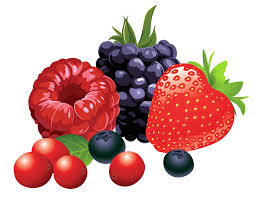
//> input picture cpp/fruits.jpeg, 256 x 197 px
$ ./firstcv   (built with g++ and OpenCV 4)
//> lines starting //> are read from the running program, lines starting //| are printed output that depends on the picture; after the words box and inside, x2 and y2 are one past the last pixel; in counts of white or black regions, pixels touching at a corner belong together
//> further down, img is the input picture: 197 rows x 256 cols, CV_8UC3; mean B, G, R 163.2, 166.3, 208.9
#include "opencv2/highgui/highgui.hpp"
#include "opencv2/imgproc/imgproc.hpp"
#include "opencv2/core/core.hpp"
#include <iostream>
using namespace cv;
using namespace std;

Mat img;
void update_imgb(int t,void *c)
{
//> called with t = 127
    int i,j,a,b;
    a=img.rows;
//> a = 197
    b=img.cols;
//> b = 256
    Mat img1(a,b,CV_8UC1,Scalar(0));
    for(i=0;i<a;i++)
    {
        for(j=0;j<b;j++)
        {
            if((img.at<Vec3b>(i,j)[0] - img.at<Vec3b>(i,j)[1] > t) && (img.at<Vec3b>(i,j)[0] - img.at<Vec3b>(i,j)[2]))
                img1.at<uchar>(i,j) = 255;
            else if(img.at<Vec3b>(i,j)[0] <= t)
            img1.at<uchar>(i,j) = 0;
        }
    }
//> img1: 197 rows x 256 cols, CV_8UC1; every value is 0
    imshow("My_Blue",img1);
    waitKey(500);

}

void update_imgg(int t,void *c)
{
//> called with t = 127
    int i,j,a,b;
    a=img.rows;
//> a = 197
    b=img.cols;
//> b = 256
    Mat img1(a,b,CV_8UC1,Scalar(0));
    for(i=0;i<a;i++)
    {
        for(j=0;j<b;j++)
        {
            if((img.at<Vec3b>(i,j)[1] - img.at<Vec3b>(i,j)[0] > t) && (img.at<Vec3b>(i,j)[1] - img.at<Vec3b>(i,j)[2]))
                img1.at<uchar>(i,j) = 255;
            else if(img.at<Vec3b>(i,j)[1] <= t)
            img1.at<uchar>(i,j) = 0;
        }
    }
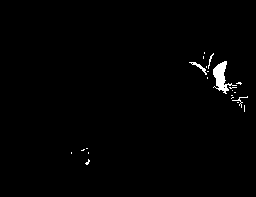
//> img1: 197 rows x 256 cols, CV_8UC1; 0.98% white; 22 white regions (18 under 20 px), largest, box (x1, y1, x2, y2) and area: (213, 61, 237, 94) 312, (189, 62, 207, 75) 55, (232, 96, 248, 108) 32, (208, 53, 214, 69) 25
    imshow("My_Green",img1);
    waitKey(500);

}
void update_imgr(int t,void *c)
{
//> called with t = 127
    int i,j,a,b;
    a=img.rows;
//> a = 197
    b=img.cols;
//> b = 256
    Mat img1(a,b,CV_8UC1,Scalar(0));
    for(i=0;i<a;i++)
    {
        for(j=0;j<b;j++)
        {
            if((img.at<Vec3b>(i,j)[2] - img.at<Vec3b>(i,j)[0] > t) && (img.at<Vec3b>(i,j)[2] - img.at<Vec3b>(i,j)[1]))
                img1.at<uchar>(i,j) = 255;
            else if(img.at<Vec3b>(i,j)[2] <= t)
            img1.at<uchar>(i,j) = 0;
        }
    }
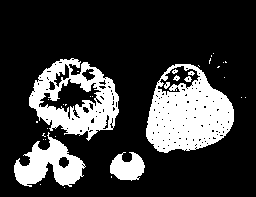
//> img1: 197 rows x 256 cols, CV_8UC1; 22.7% white; 34 white regions (26 under 20 px), largest, box (x1, y1, x2, y2) and area: (146, 64, 234, 153) 5006, (29, 58, 119, 141) 3661, (14, 132, 86, 187) 1940
    imshow("My_Red",img1);
    waitKey(500);

}
int main()
{
    namedWindow("My_Blue",WINDOW_NORMAL);
    namedWindow("My_Green",WINDOW_NORMAL);
    namedWindow("My_Red",WINDOW_NORMAL);
    namedWindow("My_original",WINDOW_NORMAL);
    int th1=127,th2 = 127, th3 = 127;
    img=imread("fruits.jpeg",1);
    createTrackbar("b","My_Blue",&th1,255,update_imgb);
    createTrackbar("g","My_Green",&th2,255,update_imgg);
    createTrackbar("r","My_Red",&th3,255,update_imgr);
    imshow("My_original",img);
    waitKey(0);

}

$ run again, with cpp/god.jpeg copied over cpp/fruits.jpeg
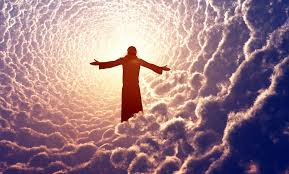
//> input picture cpp/god.jpeg, 289 x 174 px
//> img is the input picture: 174 rows x 289 cols, CV_8UC3; mean B, G, R 135.2, 126.4, 157.2
//> after the loop in update_imgr, `for(i=0;i<a;i++)`:
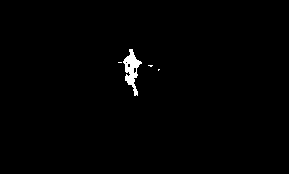
//> img1: 174 rows x 289 cols, CV_8UC1; 0.8% white; 4 white regions (3 under 20 px), largest, box (x1, y1, x2, y2) and area: (123, 49, 142, 96) 388
